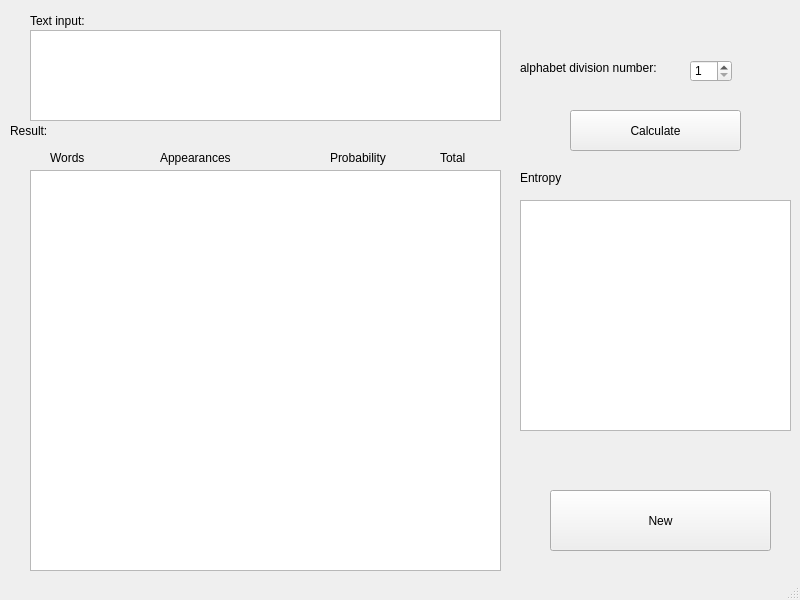
<?xml version="1.0" encoding="UTF-8"?>
<ui version="4.0">
 <class>MainWindow</class>
 <widget class="QMainWindow" name="MainWindow">
  <property name="geometry">
   <rect>
    <x>0</x>
    <y>0</y>
    <width>800</width>
    <height>600</height>
   </rect>
  </property>
  <property name="windowTitle">
   <string>MainWindow</string>
  </property>
  <widget class="QWidget" name="centralwidget">
   <widget class="QLabel" name="labelinput">
    <property name="geometry">
     <rect>
      <x>30</x>
      <y>10</y>
      <width>121</width>
      <height>21</height>
     </rect>
    </property>
    <property name="text">
     <string>Text input:</string>
    </property>
   </widget>
   <widget class="QLabel" name="label">
    <property name="geometry">
     <rect>
      <x>520</x>
      <y>60</y>
      <width>161</width>
      <height>16</height>
     </rect>
    </property>
    <property name="text">
     <string>alphabet division number:</string>
    </property>
   </widget>
   <widget class="QSpinBox" name="numero">
    <property name="geometry">
     <rect>
      <x>690</x>
      <y>60</y>
      <width>42</width>
      <height>22</height>
     </rect>
    </property>
    <property name="minimum">
     <number>1</number>
    </property>
   </widget>
   <widget class="QLabel" name="label_2">
    <property name="geometry">
     <rect>
      <x>10</x>
      <y>120</y>
      <width>71</width>
      <height>21</height>
     </rect>
    </property>
    <property name="text">
     <string>Result:</string>
    </property>
   </widget>
   <widget class="QTextEdit" name="output">
    <property name="geometry">
     <rect>
      <x>30</x>
      <y>170</y>
      <width>471</width>
      <height>401</height>
     </rect>
    </property>
    <property name="font">
     <font>
      <pointsize>8</pointsize>
     </font>
    </property>
    <property name="readOnly">
     <bool>true</bool>
    </property>
   </widget>
   <widget class="QTextEdit" name="entropia">
    <property name="geometry">
     <rect>
      <x>520</x>
      <y>200</y>
      <width>271</width>
      <height>231</height>
     </rect>
    </property>
    <property name="readOnly">
     <bool>true</bool>
    </property>
   </widget>
   <widget class="QLabel" name="label_3">
    <property name="geometry">
     <rect>
      <x>520</x>
      <y>170</y>
      <width>55</width>
      <height>16</height>
     </rect>
    </property>
    <property name="text">
     <string>Entropy</string>
    </property>
   </widget>
   <widget class="QPushButton" name="new_2">
    <property name="geometry">
     <rect>
      <x>550</x>
      <y>490</y>
      <width>221</width>
      <height>61</height>
     </rect>
    </property>
    <property name="text">
     <string>New</string>
    </property>
   </widget>
   <widget class="QPushButton" name="calcuar">
    <property name="geometry">
     <rect>
      <x>570</x>
      <y>110</y>
      <width>171</width>
      <height>41</height>
     </rect>
    </property>
    <property name="text">
     <string>Calculate</string>
    </property>
   </widget>
   <widget class="QTextEdit" name="input">
    <property name="geometry">
     <rect>
      <x>30</x>
      <y>30</y>
      <width>471</width>
      <height>91</height>
     </rect>
    </property>
   </widget>
   <widget class="QLabel" name="label_4">
    <property name="geometry">
     <rect>
      <x>50</x>
      <y>150</y>
      <width>55</width>
      <height>16</height>
     </rect>
    </property>
    <property name="text">
     <string>Words</string>
    </property>
   </widget>
   <widget class="QLabel" name="label_5">
    <property name="geometry">
     <rect>
      <x>160</x>
      <y>150</y>
      <width>81</width>
      <height>16</height>
     </rect>
    </property>
    <property name="text">
     <string>Appearances</string>
    </property>
   </widget>
   <widget class="QLabel" name="label_6">
    <property name="geometry">
     <rect>
      <x>330</x>
      <y>150</y>
      <width>61</width>
      <height>16</height>
     </rect>
    </property>
    <property name="text">
     <string>Probability</string>
    </property>
   </widget>
   <widget class="QLabel" name="label_7">
    <property name="geometry">
     <rect>
      <x>440</x>
      <y>150</y>
      <width>55</width>
      <height>16</height>
     </rect>
    </property>
    <property name="text">
     <string>Total</string>
    </property>
   </widget>
  </widget>
  <widget class="QStatusBar" name="statusbar"/>
 </widget>
 <resources/>
 <connections/>
</ui>
